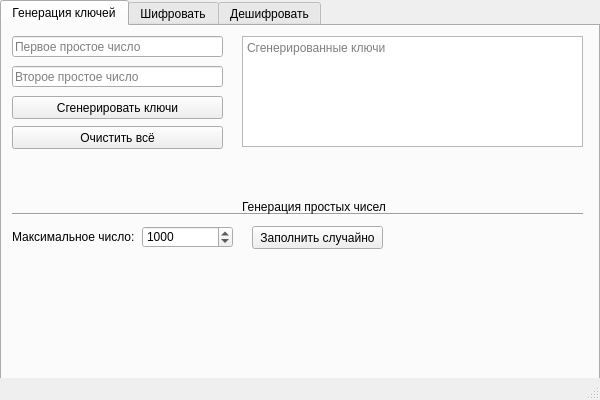
<?xml version="1.0" encoding="UTF-8"?>
<ui version="4.0">
 <class>MainWindow</class>
 <widget class="QMainWindow" name="MainWindow">
  <property name="geometry">
   <rect>
    <x>0</x>
    <y>0</y>
    <width>600</width>
    <height>400</height>
   </rect>
  </property>
  <property name="minimumSize">
   <size>
    <width>600</width>
    <height>400</height>
   </size>
  </property>
  <property name="maximumSize">
   <size>
    <width>600</width>
    <height>400</height>
   </size>
  </property>
  <property name="acceptDrops">
   <bool>false</bool>
  </property>
  <property name="windowTitle">
   <string>RSA-шифровальщик</string>
  </property>
  <widget class="QWidget" name="centralwidget">
   <widget class="QTabWidget" name="tabWidget">
    <property name="geometry">
     <rect>
      <x>0</x>
      <y>0</y>
      <width>600</width>
      <height>400</height>
     </rect>
    </property>
    <property name="sizePolicy">
     <sizepolicy hsizetype="Expanding" vsizetype="Expanding">
      <horstretch>0</horstretch>
      <verstretch>0</verstretch>
     </sizepolicy>
    </property>
    <property name="tabPosition">
     <enum>QTabWidget::North</enum>
    </property>
    <property name="tabShape">
     <enum>QTabWidget::Rounded</enum>
    </property>
    <property name="currentIndex">
     <number>0</number>
    </property>
    <property name="tabsClosable">
     <bool>false</bool>
    </property>
    <property name="movable">
     <bool>false</bool>
    </property>
    <widget class="QWidget" name="tab_generate_keys">
     <attribute name="title">
      <string>Генерация ключей</string>
     </attribute>
     <widget class="QPushButton" name="btn_random_prime_nums">
      <property name="geometry">
       <rect>
        <x>250</x>
        <y>200</y>
        <width>131</width>
        <height>23</height>
       </rect>
      </property>
      <property name="text">
       <string>Заполнить случайно</string>
      </property>
     </widget>
     <widget class="QTextEdit" name="te_generated_keys">
      <property name="geometry">
       <rect>
        <x>240</x>
        <y>10</y>
        <width>341</width>
        <height>111</height>
       </rect>
      </property>
      <property name="placeholderText">
       <string>Сгенерированные ключи</string>
      </property>
     </widget>
     <widget class="QLineEdit" name="le_second_prime_num">
      <property name="geometry">
       <rect>
        <x>10</x>
        <y>40</y>
        <width>211</width>
        <height>21</height>
       </rect>
      </property>
      <property name="inputMask">
       <string/>
      </property>
      <property name="text">
       <string/>
      </property>
      <property name="placeholderText">
       <string>Второе простое число</string>
      </property>
     </widget>
     <widget class="QLineEdit" name="le_first_prime_num">
      <property name="geometry">
       <rect>
        <x>10</x>
        <y>10</y>
        <width>211</width>
        <height>21</height>
       </rect>
      </property>
      <property name="inputMask">
       <string/>
      </property>
      <property name="text">
       <string/>
      </property>
      <property name="placeholderText">
       <string>Первое простое число</string>
      </property>
     </widget>
     <widget class="QPushButton" name="btn_generate_keys">
      <property name="geometry">
       <rect>
        <x>10</x>
        <y>70</y>
        <width>211</width>
        <height>23</height>
       </rect>
      </property>
      <property name="text">
       <string>Сгенерировать ключи</string>
      </property>
     </widget>
     <widget class="QPushButton" name="btn_clear_all_gen_key">
      <property name="geometry">
       <rect>
        <x>10</x>
        <y>100</y>
        <width>211</width>
        <height>23</height>
       </rect>
      </property>
      <property name="text">
       <string>Очистить всё</string>
      </property>
     </widget>
     <widget class="QLabel" name="label">
      <property name="geometry">
       <rect>
        <x>10</x>
        <y>200</y>
        <width>131</width>
        <height>21</height>
       </rect>
      </property>
      <property name="text">
       <string>Максимальное число:</string>
      </property>
     </widget>
     <widget class="Line" name="line_3">
      <property name="geometry">
       <rect>
        <x>10</x>
        <y>180</y>
        <width>571</width>
        <height>16</height>
       </rect>
      </property>
      <property name="orientation">
       <enum>Qt::Horizontal</enum>
      </property>
     </widget>
     <widget class="QSpinBox" name="sb_max_prime_num">
      <property name="geometry">
       <rect>
        <x>140</x>
        <y>200</y>
        <width>91</width>
        <height>22</height>
       </rect>
      </property>
      <property name="maximum">
       <number>10000</number>
      </property>
      <property name="value">
       <number>1000</number>
      </property>
     </widget>
     <widget class="QLabel" name="label_2">
      <property name="geometry">
       <rect>
        <x>240</x>
        <y>170</y>
        <width>151</width>
        <height>21</height>
       </rect>
      </property>
      <property name="text">
       <string>Генерация простых чисел</string>
      </property>
     </widget>
    </widget>
    <widget class="QWidget" name="tab_encrypt">
     <attribute name="title">
      <string>Шифровать</string>
     </attribute>
     <widget class="QLineEdit" name="le_public_key_n">
      <property name="geometry">
       <rect>
        <x>10</x>
        <y>10</y>
        <width>211</width>
        <height>21</height>
       </rect>
      </property>
      <property name="inputMask">
       <string/>
      </property>
      <property name="text">
       <string/>
      </property>
      <property name="placeholderText">
       <string>Открытый ключ n</string>
      </property>
     </widget>
     <widget class="QLineEdit" name="le_public_key_e">
      <property name="geometry">
       <rect>
        <x>10</x>
        <y>40</y>
        <width>211</width>
        <height>21</height>
       </rect>
      </property>
      <property name="inputMask">
       <string/>
      </property>
      <property name="text">
       <string/>
      </property>
      <property name="placeholderText">
       <string>Открытый ключ e</string>
      </property>
     </widget>
     <widget class="QTextEdit" name="te_message_encrypt">
      <property name="geometry">
       <rect>
        <x>240</x>
        <y>10</y>
        <width>341</width>
        <height>111</height>
       </rect>
      </property>
      <property name="placeholderText">
       <string>Сообщение</string>
      </property>
     </widget>
     <widget class="QPushButton" name="btn_encrypt">
      <property name="geometry">
       <rect>
        <x>10</x>
        <y>100</y>
        <width>211</width>
        <height>23</height>
       </rect>
      </property>
      <property name="text">
       <string>Зашифровать сообщение</string>
      </property>
     </widget>
     <widget class="QPushButton" name="btn_download_encrypt">
      <property name="geometry">
       <rect>
        <x>440</x>
        <y>130</y>
        <width>141</width>
        <height>23</height>
       </rect>
      </property>
      <property name="text">
       <string>Загрузить</string>
      </property>
     </widget>
     <widget class="QPushButton" name="btn_save_encrypt">
      <property name="geometry">
       <rect>
        <x>440</x>
        <y>310</y>
        <width>141</width>
        <height>23</height>
       </rect>
      </property>
      <property name="text">
       <string>Сохранить</string>
      </property>
     </widget>
     <widget class="QPushButton" name="btn_clear_all_encrypt">
      <property name="geometry">
       <rect>
        <x>10</x>
        <y>130</y>
        <width>211</width>
        <height>23</height>
       </rect>
      </property>
      <property name="text">
       <string>Очистить всё</string>
      </property>
     </widget>
     <widget class="QPushButton" name="btn_paste_key_encrypt">
      <property name="geometry">
       <rect>
        <x>10</x>
        <y>70</y>
        <width>211</width>
        <height>23</height>
       </rect>
      </property>
      <property name="text">
       <string>Заполнить созданными ключами</string>
      </property>
     </widget>
     <widget class="QTextEdit" name="te_message_encrypt_result">
      <property name="geometry">
       <rect>
        <x>10</x>
        <y>190</y>
        <width>571</width>
        <height>111</height>
       </rect>
      </property>
      <property name="placeholderText">
       <string>Результат шифрования</string>
      </property>
     </widget>
     <widget class="Line" name="line">
      <property name="geometry">
       <rect>
        <x>10</x>
        <y>170</y>
        <width>571</width>
        <height>16</height>
       </rect>
      </property>
      <property name="orientation">
       <enum>Qt::Horizontal</enum>
      </property>
     </widget>
    </widget>
    <widget class="QWidget" name="tab_decrypt">
     <attribute name="title">
      <string>Дешифровать</string>
     </attribute>
     <widget class="QTextEdit" name="te_message_decrypt">
      <property name="geometry">
       <rect>
        <x>240</x>
        <y>10</y>
        <width>341</width>
        <height>111</height>
       </rect>
      </property>
      <property name="placeholderText">
       <string>Сообщение</string>
      </property>
     </widget>
     <widget class="QLineEdit" name="le_private_key_d">
      <property name="geometry">
       <rect>
        <x>10</x>
        <y>40</y>
        <width>211</width>
        <height>21</height>
       </rect>
      </property>
      <property name="inputMask">
       <string/>
      </property>
      <property name="text">
       <string/>
      </property>
      <property name="placeholderText">
       <string>Закрытый ключ d</string>
      </property>
     </widget>
     <widget class="QLineEdit" name="le_private_key_n">
      <property name="geometry">
       <rect>
        <x>10</x>
        <y>10</y>
        <width>211</width>
        <height>21</height>
       </rect>
      </property>
      <property name="inputMask">
       <string/>
      </property>
      <property name="text">
       <string/>
      </property>
      <property name="placeholderText">
       <string>Закрытый ключ n</string>
      </property>
     </widget>
     <widget class="QPushButton" name="btn_decrypt">
      <property name="geometry">
       <rect>
        <x>10</x>
        <y>100</y>
        <width>211</width>
        <height>23</height>
       </rect>
      </property>
      <property name="text">
       <string>Дешифровать сообщение</string>
      </property>
     </widget>
     <widget class="QPushButton" name="btn_save_decrypt">
      <property name="geometry">
       <rect>
        <x>440</x>
        <y>310</y>
        <width>141</width>
        <height>23</height>
       </rect>
      </property>
      <property name="text">
       <string>Сохранить</string>
      </property>
     </widget>
     <widget class="QPushButton" name="btn_download_decrypt">
      <property name="geometry">
       <rect>
        <x>440</x>
        <y>130</y>
        <width>141</width>
        <height>23</height>
       </rect>
      </property>
      <property name="text">
       <string>Загрузить</string>
      </property>
     </widget>
     <widget class="QPushButton" name="btn_clear_all_decrypt">
      <property name="geometry">
       <rect>
        <x>10</x>
        <y>130</y>
        <width>211</width>
        <height>23</height>
       </rect>
      </property>
      <property name="text">
       <string>Очистить всё</string>
      </property>
     </widget>
     <widget class="QPushButton" name="btn_paste_key_decrypt">
      <property name="geometry">
       <rect>
        <x>10</x>
        <y>70</y>
        <width>211</width>
        <height>23</height>
       </rect>
      </property>
      <property name="text">
       <string>Заполнить созданными ключами</string>
      </property>
     </widget>
     <widget class="Line" name="line_2">
      <property name="geometry">
       <rect>
        <x>10</x>
        <y>170</y>
        <width>571</width>
        <height>16</height>
       </rect>
      </property>
      <property name="orientation">
       <enum>Qt::Horizontal</enum>
      </property>
     </widget>
     <widget class="QTextEdit" name="te_message_decrypt_result">
      <property name="geometry">
       <rect>
        <x>10</x>
        <y>190</y>
        <width>571</width>
        <height>111</height>
       </rect>
      </property>
      <property name="placeholderText">
       <string>Результат дешифрования</string>
      </property>
     </widget>
    </widget>
   </widget>
  </widget>
  <widget class="QStatusBar" name="statusbar"/>
 </widget>
 <resources/>
 <connections/>
</ui>
